Frame 1 (no input): blank canvas, image omitted
Frame 60 (the mouse pressed at the canvas centre just before this capture): blank canvas, image omitted
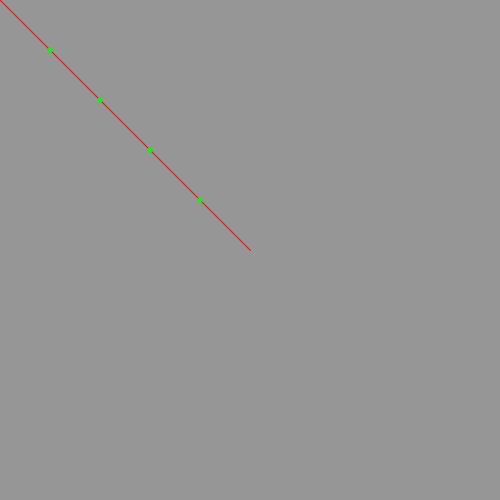
Frame 120 (the mouse held since frame 60 and released just before this capture)

The Processing sketch whose frames 1 and 60 were blank and that drew this single picture after the mouse press (run headless with seeded random() and noise(); from frame 60 on, the mouse is pressed at the canvas centre):

// Processing sketch: sketch_130613b
// ── sketch_130613b.pde

PVector v1;

void setup() {
  size(500, 500);
}

void draw() {
  background(150);
  v1 = new PVector(mouseX, mouseY);
  stroke(255,0,0);
  line(0,0,v1.x, v1.y);
  
  float steps = 5;
  
  for(int i=1; i<steps; i++ ) {
    PVector v2 = new PVector();
    println(1/steps*i);
    PVector.mult(v1, 1/steps*i, v2);
    //println(v2);
    noStroke();
    fill(0,255,0);
    ellipse(v2.x, v2.y, 5,5);
  }
}
